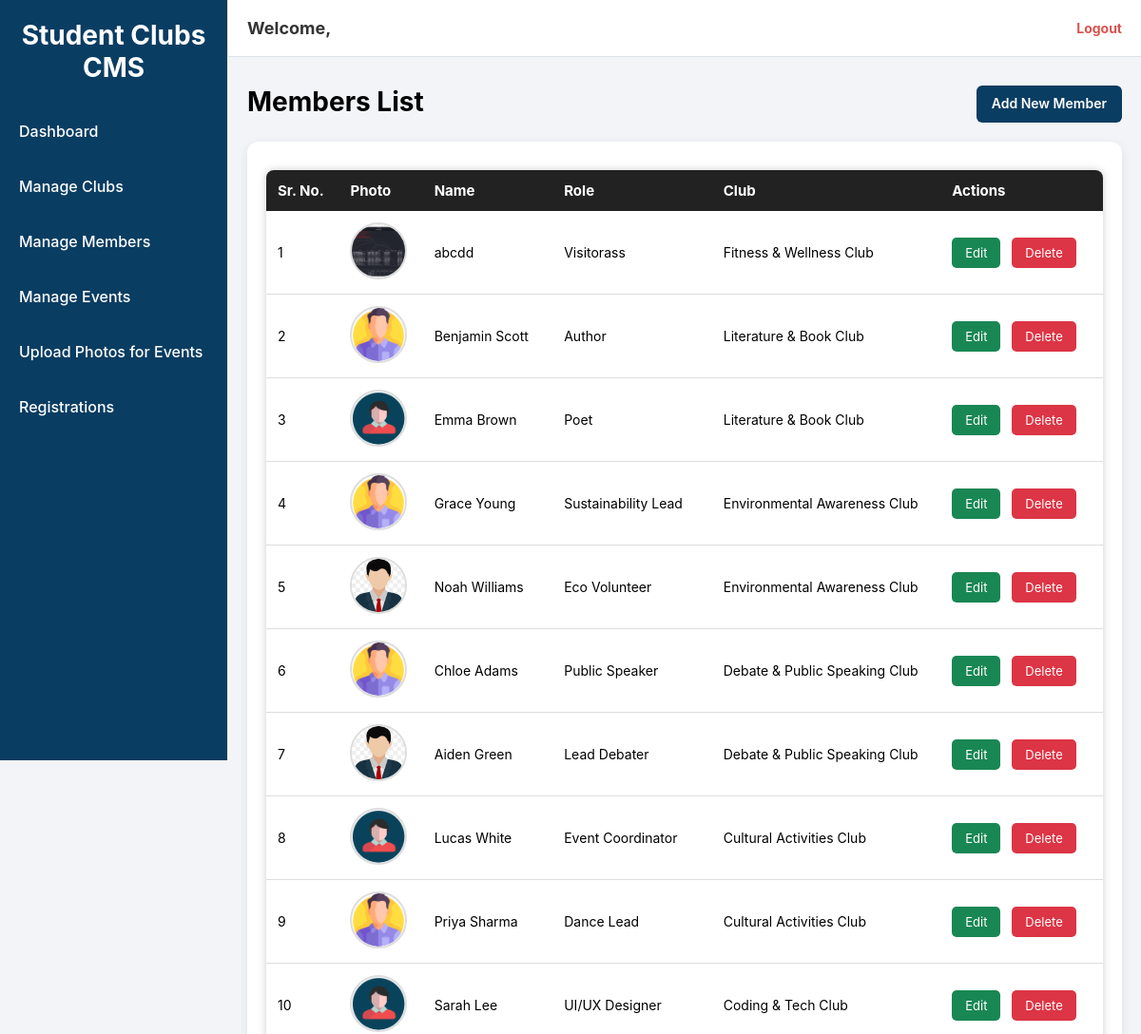
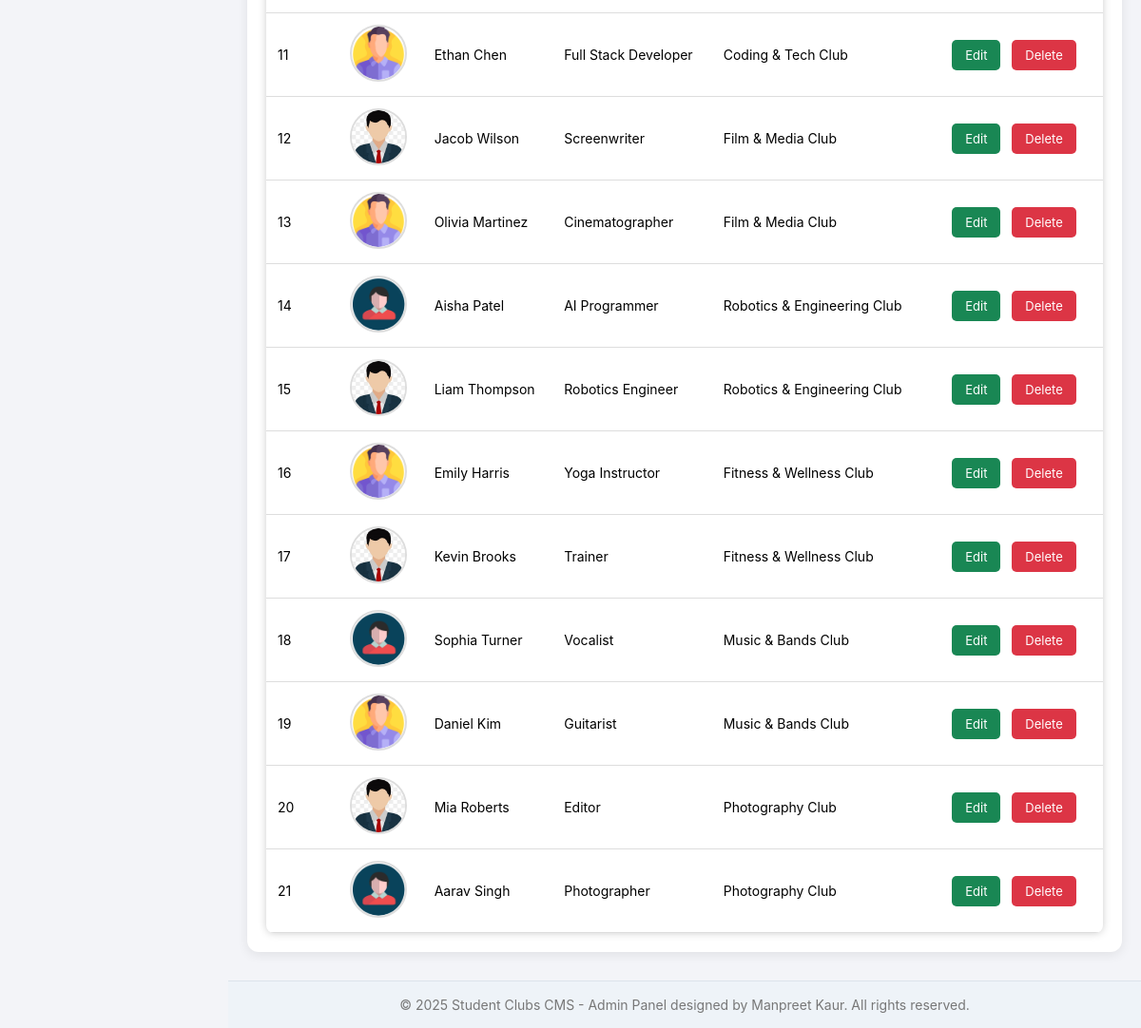
Screenshot of /admin/members/index.php with the database file from the repository (2 pictures, top to bottom).
### tables this page shows
CREATE TABLE `members` (
  `id` int(11) NOT NULL,
  `club_id` int(11) NOT NULL,
  `name` varchar(255) NOT NULL,
  `role` varchar(255) DEFAULT NULL,
  `profile_photo` varchar(255) DEFAULT NULL,
  `created_at` timestamp NOT NULL DEFAULT current_timestamp()
);

CREATE TABLE `clubs` (
  `id` int(11) NOT NULL,
  `name` varchar(255) NOT NULL,
  `description` text DEFAULT NULL,
  `logo` varchar(255) DEFAULT NULL,
  `created_at` timestamp NOT NULL DEFAULT current_timestamp()
);

### admin/members/index.php (the view)
<?php
include __DIR__ . "/../reusable/header.php";
require_once __DIR__ . "/../../config/db.php";
$query = "SELECT members.*, clubs.name AS club_name
          FROM members
          LEFT JOIN clubs ON members.club_id = clubs.id
          ORDER BY members.id DESC";
$result = mysqli_query($connect, $query);
?>
<div class="page-header-actions">
    <h1 class="page-title">Members List</h1>
    <a href="create.php" class="btn-primary">Add New Member</a>
</div>
<div class="table-container">
    <table class="admin-table wide-table">
        <thead>
            <tr>
                <th>Sr. No.</th>
                <th>Photo</th>
                <th>Name</th>
                <th>Role</th>
                <th>Club</th>
                <th>Actions</th>
            </tr>
        </thead>
        <tbody>
            <?php
             $sn = 1;
            while ($member = mysqli_fetch_assoc($result)) { ?>
                <tr>
                    <td><?php echo $sn++; ?></td>
                    <td>
                        <?php if ($member['profile_photo'] != "") { ?>
                            <img src="../../uploads/member_photos/<?php echo $member['profile_photo']; ?>"
                                width="60" height="60" style="object-fit:cover; border-radius:50%;">
                        <?php } else { ?>
                            No Photo
                        <?php } ?>
                    </td>
                    <td><?php echo $member['name']; ?></td>
                    <td><?php echo $member['role']; ?></td>
                    <td><?php echo $member['club_name']; ?></td>
                    <td>
                        <a href="edit.php?id=<?php echo $member['id']; ?>" class="action-btn btn-edit">Edit</a>
                        <a href="delete.php?id=<?php echo $member['id']; ?>"
                            class="action-btn btn-delete"
                            onclick="return confirm('Are you sure you want to delete this member?')">Delete</a>
                    </td>
                </tr>
            <?php } ?>
        </tbody>
    </table>
</div>
<?php include __DIR__ . "/../reusable/footer.php"; ?>

### assets/css/admin.css (style rules this page uses)
* { margin: 0; padding: 0; box-sizing: border-box; font-family: "Inter", Arial, sans-serif; }
body { background: #f3f4f8; }
a { text-decoration: none; }
.page-title { font-size: 28px; font-weight: 700; margin-bottom: 5px; }
.page-header-actions { display: flex; justify-content: space-between; margin-bottom: 20px; }
.btn-primary { background: #0A3D62; color: white !important; padding: 10px 16px; border-radius: 6px; text-decoration: none; font-size: 14px; font-weight: 600; transition: 0.2s; }
.table-container { background: white; padding: 20px; border-radius: 12px; box-shadow: 0 3px 12px rgba(0,0,0,0.08); }
.wide-table { width: 100%; }
table { width: 100%; border-collapse: collapse; background: #ffffff; margin-top: 10px; border-radius: 8px; overflow: hidden; box-shadow: 0 0 8px #ccc; }
table th { background: #222; color: white; padding: 12px; text-align: left; font-size: 15px; }
table td { padding: 12px; border-bottom: 1px solid #ddd; font-size: 14px; }
table img { width: 60px; height: 60px; border-radius: 6px; object-fit: cover; border: 2px solid #ddd; }
.action-btn { padding: 8px 14px; text-decoration: none; border-radius: 5px; font-size: 13px; color: white; margin-right: 8px; }
.btn-edit { background: #198754; }
.btn-delete { background: #dc3545; }

### rows the page displays
members: profile_photo (picture), name "abcdd", role "Visitorass", club.name "Fitness & Wellness Club"
members: profile_photo (picture), name "Benjamin Scott", role "Author", club.name "Literature & Book Club"
members: profile_photo (picture), name "Emma Brown", role "Poet", club.name "Literature & Book Club"
members: profile_photo (picture), name "Grace Young", role "Sustainability Lead", club.name "Environmental Awareness Club"
members: profile_photo (picture), name "Noah Williams", role "Eco Volunteer", club.name "Environmental Awareness Club"
members: profile_photo (picture), name "Chloe Adams", role "Public Speaker", club.name "Debate & Public Speaking Club"
members: profile_photo (picture), name "Aiden Green", role "Lead Debater", club.name "Debate & Public Speaking Club"
members: profile_photo (picture), name "Lucas White", role "Event Coordinator", club.name "Cultural Activities Club"
members: profile_photo (picture), name "Priya Sharma", role "Dance Lead", club.name "Cultural Activities Club"
members: profile_photo (picture), name "Sarah Lee", role "UI/UX Designer", club.name "Coding & Tech Club"
members: profile_photo (picture), name "Ethan Chen", role "Full Stack Developer", club.name "Coding & Tech Club"
members: profile_photo (picture), name "Jacob Wilson", role "Screenwriter", club.name "Film & Media Club"
members: profile_photo (picture), name "Olivia Martinez", role "Cinematographer", club.name "Film & Media Club"
members: profile_photo (picture), name "Aisha Patel", role "AI Programmer", club.name "Robotics & Engineering Club"
members: profile_photo (picture), name "Liam Thompson", role "Robotics Engineer", club.name "Robotics & Engineering Club"
members: profile_photo (picture), name "Emily Harris", role "Yoga Instructor", club.name "Fitness & Wellness Club"
members: profile_photo (picture), name "Kevin Brooks", role "Trainer", club.name "Fitness & Wellness Club"
members: profile_photo (picture), name "Sophia Turner", role "Vocalist", club.name "Music & Bands Club"
members: profile_photo (picture), name "Daniel Kim", role "Guitarist", club.name "Music & Bands Club"
members: profile_photo (picture), name "Mia Roberts", role "Editor", club.name "Photography Club"
members: profile_photo (picture), name "Aarav Singh", role "Photographer", club.name "Photography Club"
